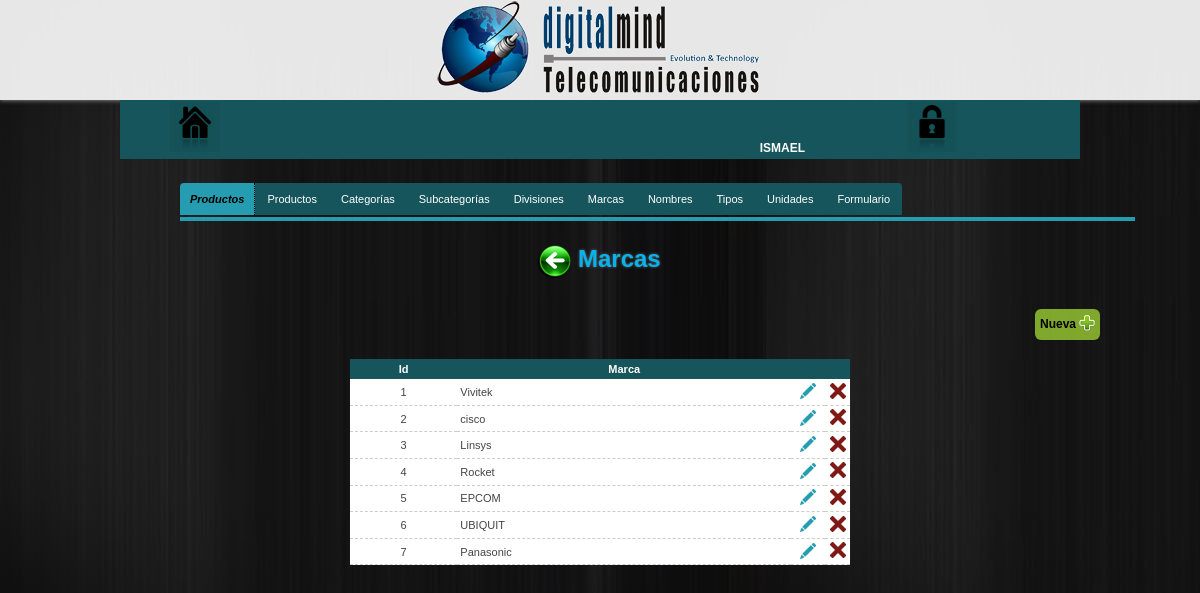
The app's page /configuracion/productos/marcas (signed in) with its own data.
### tables this page shows
CREATE TABLE IF NOT EXISTS `marca_productos` (
  `id_marca` int(10) NOT NULL,
  `nombre_marca` varchar(100) NOT NULL
);

### configuracion/productos/marcas/classMarcas.php (called while the page is built, shortened)
<?php
	class Marcas
	{
		public function obtenerMarcas() {
			$Conexion = new dataBaseConn();
			$sth = $Conexion -> prepare('SELECT id_marca,nombre_marca FROM marca_productos');
			$sth -> execute();
			$marcas = $sth -> fetchAll();
			return $marcas;
		}
	}
?>

### libs/encrypt_decrypt_strings_urls.php (called while the page is built, shortened)
<?php
	function encrypt($string, $key) {
	   $result = '';
	   for($i=0; $i<strlen($string); $i++) {
	      $char = substr($string, $i, 1);
	      $keychar = substr($key, ($i % strlen($key))-1, 1);
	      $char = chr(ord($char)+ord($keychar));
	      $result.=$char;
	   }
	   return base64_encode($result);
	}
?>

### configuracion/productos/marcas/tabla_marcas.php (the view, shortened to what this page needs)
<?php require_once("../../../libs/encrypt_decrypt_strings_urls.php"); ?>
<?php if($datMarcas = $fnMarcas -> obtenerMarcas() ) : ?>
	<table class="datos-bd">
		<tr>
			<th>Id</th>
			<th>Marca</th>
			<th>&nbsp;</th>
			<th>&nbsp;</th>
		</tr>
		<?php foreach($datMarcas as $marcas) : ?>
			<tr>
				<td><?=$marcas['id_marca']?></td>
				<td style="text-align: left;"><?=$marcas['nombre_marca']?></td>
				<td width="5%">
					<?php $idMarca = encrypt($marcas['id_marca'],"marcasProductosDM") ?>
					<a href="actualizar_marca.php?IDmarca=<?=$idMarca?>" class="EditMarca"><img src="../../../images/editar.png" title="Editar"></a>
				</td>
				<td width="5%">
					<form action="" method="POST" enctype="application/x-www-form-urlencoded" target="_self">
						<button type="button" class="deleteMarca">
							<img src="../../../images/eliminar.png" title="Borrar" alt="Borrar">
						</button>
					</form>
				</td>
			</tr>
		<?php endforeach; ?>
	</table>
	<br />
<?php else :?>
	<div class="vacio">
		(Sin registros)
	</div>
<?php endif; ?>

### css/menu.css (style rules this page uses)
* { margin: 0;padding: 0; }
a { color: #28C7E0;text-decoration:none; }
body { background: url(../images/bg.jpg) fixed; color:#444; font-family:Verdana,Helvetica,Sans-serif;font-size:12px; }
a { text-decoration: none; }

### css/tabla.css (style rules this page uses)
table { border-collapse: separate;font-size: 13px; margin: 0 0 30px 0; }
.datos-bd { background: #FFF; border-collapse: collapse; width: 500px; }
.datos-bd th { background: #16555B;color: #FFF; font-weight: bold; text-align: center; padding: .4em; }
.datos-bd td { border-bottom: 1px #CCC dashed; padding: .3em; text-align: center; }
.datos-bd a { color:#16555B;margin: .5em; }
button { background-color: transparent; border: none; cursor: pointer; }

### libs/dataTables/css/datatables.css (style rules this page uses)
table { border-collapse: separate; font-size: 11px; width: 80%; margin: 0 auto; }
button { background-color: transparent; border: none; cursor: pointer; }

### records on screen
marca_productos: id_marca "1", nombre_marca "Vivitek"
marca_productos: id_marca "2", nombre_marca "cisco"
marca_productos: id_marca "3", nombre_marca "Linsys"
marca_productos: id_marca "4", nombre_marca "Rocket"
marca_productos: id_marca "5", nombre_marca "EPCOM"
marca_productos: id_marca "6", nombre_marca "UBIQUIT"
marca_productos: id_marca "7", nombre_marca "Panasonic"

### other values on screen
$_SESSION["usuario"] "ISMAEL"
